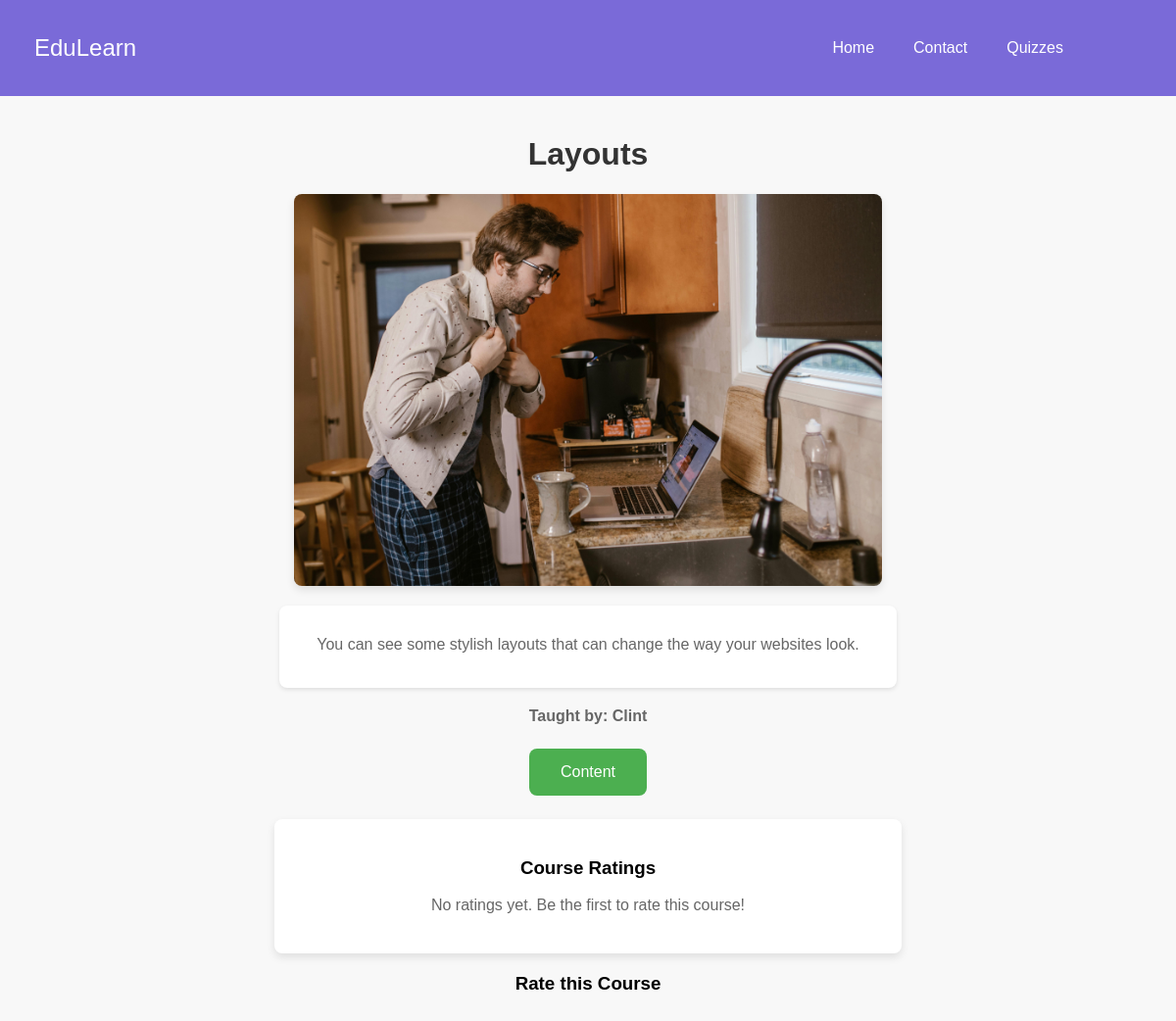
Page /courses/3/ (signed in) on the committed database.
### app/models.py (models this page shows, shortened)
class Course(models.Model):
    title = models.CharField(max_length=255)
    description = models.TextField()
    instructor = models.ForeignKey(Tutor, on_delete=models.CASCADE)
    category = models.CharField(max_length=100)
    created_at = models.DateTimeField(auto_now_add=True)
    image = models.ImageField(upload_to='course_images/', null=True, blank=True)

class Tutor(models.Model):
    user = models.OneToOneField(User, on_delete=models.CASCADE)
    bio = models.TextField()

### app/views.py (the view)
# urls.py: path('courses/<int:course_id>/', views.course_detail, name='course_detail'),
@login_required
def course_detail(request, course_id):
    course = get_object_or_404(Course, id=course_id)
    videos = course.videos.all()
    quizzes = course.quizzes.all()
    first_quiz = quizzes.first()
    ratings = Rating.objects.filter(course=course)
    enrolled = False
    if request.user.is_authenticated:
        student, created = Student.objects.get_or_create(user=request.user)
        enrolled = Enrollment.objects.filter(course=course, student=student).exists()
    if request.method == 'POST' and enrolled:
        rating_form = RatingForm(request.POST)
        if rating_form.is_valid():
            rating = rating_form.save(commit=False)
            rating.course = course
            rating.student = student
            rating.save()
            return redirect('course_detail', course_id=course.id)
    else:
        rating_form = RatingForm()
    context = {
        'course': course,
        'videos': videos,
        'quizzes': quizzes,
        'first_quiz': first_quiz,
        'enrolled': enrolled,
        'ratings': ratings,
        'rating_form': rating_form,
    }
    return render(request, 'course_detail.html', context)

### app/templates/course_detail.html (shortened to what this page needs)
{% load static %}
<!DOCTYPE html>
<html lang="en">
<head>
    <link rel="stylesheet" href="https://cdnjs.cloudflare.com/ajax/libs/font-awesome/5.15.3/css/all.min.css">
</head>
<body>
    <nav class="navbar">
        <div class="navbar-title">EduLearn</div>
        <ul class="navbar-links">
            <li><a href="{% url 'course_list' %}">Home</a></li>
            <li><a href="{% url 'messenger' %}">Contact</a></li>
            {% if first_quiz %}
                <li><a href="{% url 'quiz_detail' course_id=course.id quiz_id=first_quiz.id %}">Quizzes</a></li>
            {% else %}
                <li>No quizzes available</li>
            {% endif %}
        </ul>
    </nav>
    <div id="main-content">
        <h1>{{ course.title }}</h1>
        <div class="course-image-container">
            <img src="{{ course.image.url }}" alt="{{ course.title }}" class="course-image">
        </div>
        <div class="course-description">
            <p>{{ course.description }}</p>
        </div>
        <p class="tutor-info">Taught by: {{ course.instructor.user.username }}</p>
        {% if user.is_authenticated %}
            {% if enrolled %}
                <a href="{% url 'course_content' course.id %}" class="button">Content</a>
            {% else %}
                <a href="{% url 'enroll_course' course.id %}" class="button">Enroll in Course</a>
            {% endif %}
        {% else %}
            <a href="{% url 'login' %}?next={{ request.path }}" class="button">Login to Enroll</a>
        {% endif %}
        <div class="ratings-container">
            <h3>Course Ratings</h3>
            {% for rating in ratings %}
                <div class="rating-box">
                    <p>{{ rating.student.user.first_name }} {{ rating.student.user.last_name }}</p>
                    <div class="star-rating">
                        {% for i in "12345"|make_list %}
                            {% if forloop.counter <= rating.rating %}
                                <i class="fas fa-star"></i>
                            {% else %}
                                <i class="far fa-star"></i>
                            {% endif %}
                        {% endfor %}
                    </div>
                    <p>{{ rating.comment }}</p>
                </div>
            {% empty %}
                <p>No ratings yet. Be the first to rate this course!</p>
            {% endfor %}
        </div>
        {% if user.is_authenticated and enrolled %}
            <h3 id="rate-course-toggle">Rate this Course</h3>
        {% endif %}
    </div>
</body>
</html>

### rows in the picture
Course: title "Layouts", image (picture), description "You can see some stylish layouts that can change the way your websites look.", instructor.user.username "Clint"
